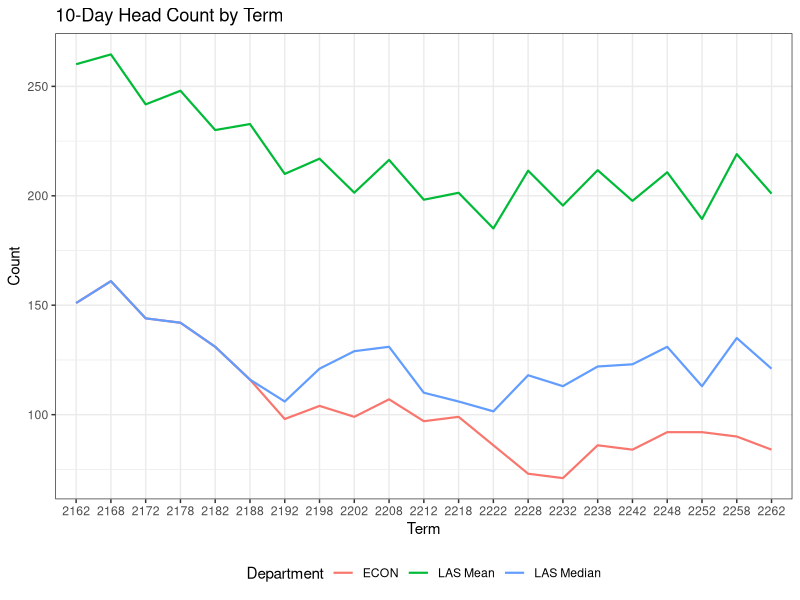

Recreate this plot in R.
# The purpose of this script is to use Tableau Fall and Spring census data to show the number of 
# students in the department as of the ten-day count for the semester and compare across departments
# and within the college.
#
# The data is pulled from the Tableau Semester Enrollment Trend and is pasted into the Excel file
# read below in the appropriate sheet.

#By: Jeremy R. Groves
#Created: April 14, 2026

rm(list=ls())

library(tidyverse)
library(readxl)


  fall <- read_excel(path = "./Data/Tableau NIU Department Head Count.xlsx", sheet = "Fall")
  spring <- read_excel(path = "./Data/Tableau NIU Department Head Count.xlsx", sheet = "Spring")
  bridge <- read_excel(path = "./Data/Tableau NIU Department Head Count.xlsx", sheet = "College Map")
  
#Compile and Clean

  core <- fall %>%
    bind_rows(., spring) %>%
    left_join(., bridge, by = "Department", relationship = "many-to-many") %>%
    arrange(Term)
  
  terms <- unique(as.character(core$Term))
  
  core <- core %>%
    mutate(Term = factor(Term, levels = terms))
  
  rm(terms, fall, spring, bridge)
  
#Visualizations for ECON within CLAS
  
  temp <- core %>%
    group_by(Term, College) %>%
      mutate(Med = median(Count),
             Mean = mean(Count)) %>%
    ungroup()  %>%
    filter(Department == "ECON") 
  
  s.temp1 <- temp %>%
    select(Term, College, Med) %>%
    mutate(College = "LAS Median") %>%
    rename("Department" = "College",
           "Count" = "Med")
  s.temp2 <- temp %>%
    select(Term, College, Mean) %>%
    mutate(College = "LAS Mean") %>%
    rename("Department" = "College",
           "Count" = "Mean")
  
  temp <- temp %>%
    select(Term, Department, Count) %>%
    bind_rows(., s.temp1, s.temp2)
  rm(s.temp1, s.temp2)
  
  
  ggplot(temp) + 
    geom_line(aes(x = Term, y = Count, color = Department, group = Department), linewidth = .75) +
    labs(title = "10-Day Head Count by Term") +
    theme_bw() +
    theme(legend.position = "bottom")
  
